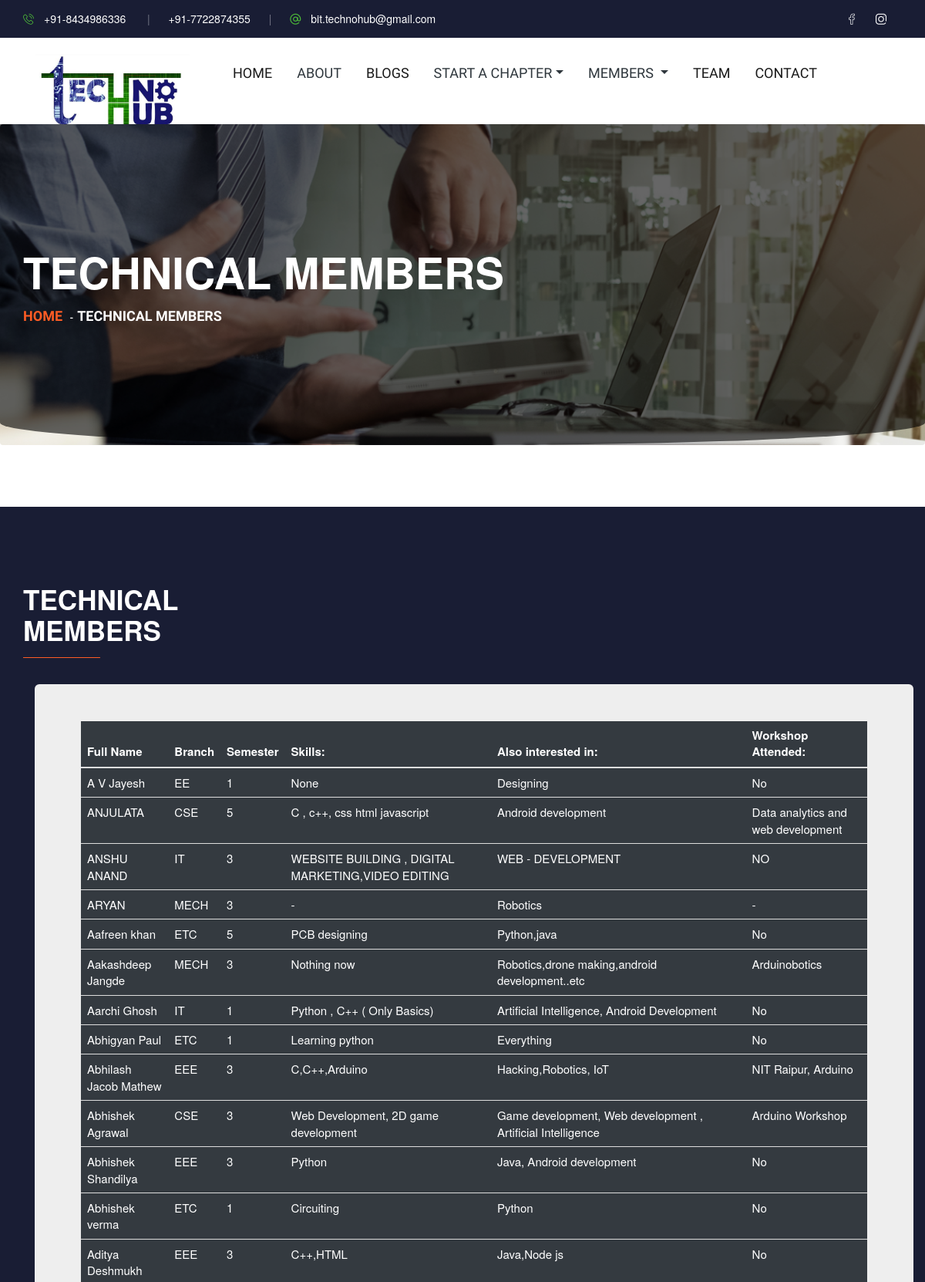
The app's page /selected_users/ (upper part) with its own data.
### appTwo/models.py (models this page shows, shortened)
class tech_team(models.Model):
    first_name = models.CharField(max_length = 256,verbose_name = 'Full Name')
    contact = models.IntegerField(verbose_name = 'Contact no.:')
    email = models.EmailField(max_length = 264,unique = True,verbose_name = 'Email Id.:')
    semester = models.CharField(max_length=1, choices=MY_CHOICES,verbose_name = 'Semester')
    branch = models.CharField(max_length=5, choices=BRANCH,verbose_name = 'Branch')
    skills = models.CharField(max_length = 10000,verbose_name = 'What you Know?:',help_text = '(e.g. Python,Java,PCB designing,Circuiting,Android Development....etc....)')
    interest = models.CharField(max_length = 10000,verbose_name = 'What are you interested in?:',help_text = '(e.g. Python,Java,PCB designing,Circuiting,Android Development....etc....)')
    workshop = models.CharField(max_length = 10000,verbose_name = 'Attended any workshop?:',help_text = '(e.g.Android development,Drone making,Robotics....etc..)')
    link = models.CharField(max_length = 10000,verbose_name = 'What Projects done till now?:',help_text = '(also give link if uploaded on social sites)')
    paid = models.CharField(max_length=5, choices=CHOICES,verbose_name = 'PAID',default='NO')

### appTwo/views.py (the view)
# urls.py: path('selected_users/',views.selected_users, name='selected_users'),
def selected_users(request):
    user_list = tech_team.objects.order_by('first_name')
    user_dict = {'tech_teams': user_list}
    return render(request,'tech_members.html',context=user_dict)

### appTwo/templates/tech_members.html (shortened to what this page needs)
<!doctype html>
{% load static %}
<html lang="en">
<head>
      <link rel="stylesheet" href="https://cdnjs.cloudflare.com/ajax/libs/font-awesome/4.7.0/css/font-awesome.min.css">
      <link rel="stylesheet" href="{% static "css/bootstrap.min.css" %}">
      <link rel="stylesheet" href="{% static "css/animate.css" %}">
      <link rel="stylesheet" href="{% static "css/owl.carousel.min.css" %}">
      <link rel="stylesheet" href="{% static "css/themify-icons.css" %}">
      <link rel="stylesheet" href="{% static "css/flaticon.css" %}">
      <link rel="stylesheet" href="{% static "css/magnific-popup.css" %}">
      <link rel="stylesheet" href="{% static "css/slick.css" %}">
      <link rel="stylesheet" href="{% static "css/style.css" %}">
      <link rel="stylesheet" href="https://stackpath.bootstrapcdn.com/bootstrap/3.4.1/css/bootstrap.min.css">
      <link rel="stylesheet" href="https://stackpath.bootstrapcdn.com/bootstrap/3.4.1/css/bootstrap-theme.min.css">
</head>
<body>
    <header class="main_menu">
        <div class="sub_menu">
            <div class="container">
                <div class="row">
                    <div class="col-lg-6 col-sm-8">
                        <div class="sub_menu_right_content">
                            <a href="#"><i class="flaticon-phone-call"></i>+91-8434986336 &nbsp<span>|</span>&nbsp+91-7722874355</a>   <span>|</span>
                            <a href="#"><i class="flaticon-at"></i>bit.technohub@gmail.com</a>
                        </div>
                    </div>
                    <div class="col-lg-6 col-sm-4">
                        <div class="sub_menu_social_icon">
                            <a href="https://www.facebook.com/bit.technohub"><i class="flaticon-facebook"></i></a>
                            <a href="https://www.instagram.com/bit.technohub/"><i class="flaticon-instagram"></i></a>
                        </div>
                    </div>
                </div>
            </div>
        </div>
        <div class="main_menu_iner">
            <div class="container">
                <div class="row align-items-center">
                    <div class="col-lg-12">
                        <nav class="navbar navbar-expand-lg navbar-light">
                            <a class="navbar-brand" href="{% url 'home' %}"> <img  class="reset_img" src="{% static "img/logo1.jpeg" %}"  alt="logo"> </a>
                            <div class="collapse navbar-collapse main-menu-item justify-content-end"
                                id="navbarSupportedContent">
                                <ul class="navbar-nav">
                                    <li class="nav-item active">
                                        <a class="nav-link" href="{% url 'home' %}">Home</a>
                                    </li>
                                    <li class="nav-item">
                                        <a class="nav-link" href="{% url 'about' %}">About</a>
                                    </li>
                                    <li class="nav-item active">
                                        <a class="nav-link" href="{% url 'blogs' %}">Blogs</a>
                                    </li>
                                    <li class="nav-item dropdown">
                                        <a class="nav-link dropdown-toggle" href="program.html" id="navbarDropdown"
                                        role="button" data-toggle="dropdown" aria-haspopup="true" aria-expanded="false">Start a Chapter</a>
                                    </li>
                                    <li class="nav-item dropdown">
                                        <a class="nav-link dropdown-toggle" href="blog.html" id="navbarDropdown"
                                            role="button" data-toggle="dropdown" aria-haspopup="true"
                                            aria-expanded="false">
                                            Members
                                        </a>
                                    </li>
                                    <li class="nav-item active">
                                        <a class="nav-link" href="{% url 'team' %}">Team</a>
                                    </li>
                                    <li class="nav-item active">
                                        <a class="nav-link" href="{% url 'email' %}">Contact</a>
                                    </li>
                                </ul>
                            </div>
                        </nav>
                    </div>
                </div>
            </div>
        </div>
    </header>
    <section class="breadcrumb breadcrumb_bg">
        <div class="container">
            <div class="row">
                <div class="col-lg-12">
                    <div class="breadcrumb_iner">
                        <div class="breadcrumb_iner_item">
                            <h2>TECHNICAL MEMBERS</h2>
                            <p> <a href="{% url 'home' %}">Home</a> <span>-</span>TECHNICAL members</p>
                        </div>
                    </div>
                </div>
            </div>
        </div>
    </section>
    <br><br><br><br>
    <section class="our_Professional single_page_Professional section_padding">
        <div class="container">
            <div class="row">
                <div class="col-xl-4">
                    <div class="section_tittle">
                        <h2>TECHNICAL MEMBERS</h2>
                    </div>
                </div>
            </div>
              <div class="container">
                <div class="jumbotron">
                  <div class="table-responsive">
                    <table class="table table-dark table-hover" style="font-weight: 300; font-size: 15px;">
                      <thead>
                        <tr>
                          <th>Full Name</th>
                          <th>Branch</th>
                          <th>Semester</th>
                          <th>Skills:</th>
                          <th>Also interested in:</th>
                          <th>Workshop Attended:</th>
                        </tr>
                      </thead>
                      {% if tech_teams %}
                      <tbody>
                        {% for person in tech_teams %}
                        <tr>
                          <td>{{person.first_name}}</td>
                          <td>{{person.branch}}</td>
                          <td>{{person.semester}}</td>
                          <td>{{person.skills}}</td>
                          <td>{{person.interest}}</td>
                          <td>{{person.workshop}}</td>
                        {% endfor %}
                        </tr>
                      </tbody>
                      </table>
                      {% endif %}
                  </div>
                </div>
              </div>
    </section>
</body>
</html>

### records on screen
tech_team: first_name "A V Jayesh", branch "EE", semester "1", skills "None", interest "Designing", workshop "No"
tech_team: first_name "ANJULATA", branch "CSE", semester "5", skills "C , c++, css html javascript", interest "Android development", workshop "Data analytics and web development"
tech_team: first_name "ANSHU ANAND", branch "IT", semester "3", skills "WEBSITE BUILDING , DIGITAL MARKETING,VIDEO EDITING", interest "WEB - DEVELOPMENT", workshop "NO"
tech_team: first_name "ARYAN", branch "MECH", semester "3", skills "-", interest "Robotics", workshop "-"
tech_team: first_name "Aafreen khan", branch "ETC", semester "5", skills "PCB designing", interest "Python,java", workshop "No"
tech_team: first_name "Aakashdeep Jangde", branch "MECH", semester "3", skills "Nothing now", interest "Robotics,drone making,android development..etc", workshop "Arduinobotics"
tech_team: first_name "Aarchi Ghosh", branch "IT", semester "1", skills "Python , C++ ( Only Basics)", interest "Artificial Intelligence, Android Development", workshop "No"
tech_team: first_name "Abhigyan Paul", branch "ETC", semester "1", skills "Learning python", interest "Everything", workshop "No"
tech_team: first_name "Abhilash Jacob Mathew", branch "EEE", semester "3", skills "C,C++,Arduino", interest "Hacking,Robotics, IoT", workshop "NIT Raipur, Arduino"
tech_team: first_name "Abhishek Agrawal", branch "CSE", semester "3", skills "Web Development, 2D game development", interest "Game development, Web development , Artificial Intelligence", workshop "Arduino Workshop"
tech_team: first_name "Abhishek Shandilya", branch "EEE", semester "3", skills "Python", interest "Java, Android development", workshop "No"
tech_team: first_name "Abhishek verma", branch "ETC", semester "1", skills "Circuiting", interest "Python", workshop "No"
tech_team: first_name "Aditya Deshmukh", branch "EEE", semester "3", skills "C++,HTML", interest "Java,Node js", workshop "No"
